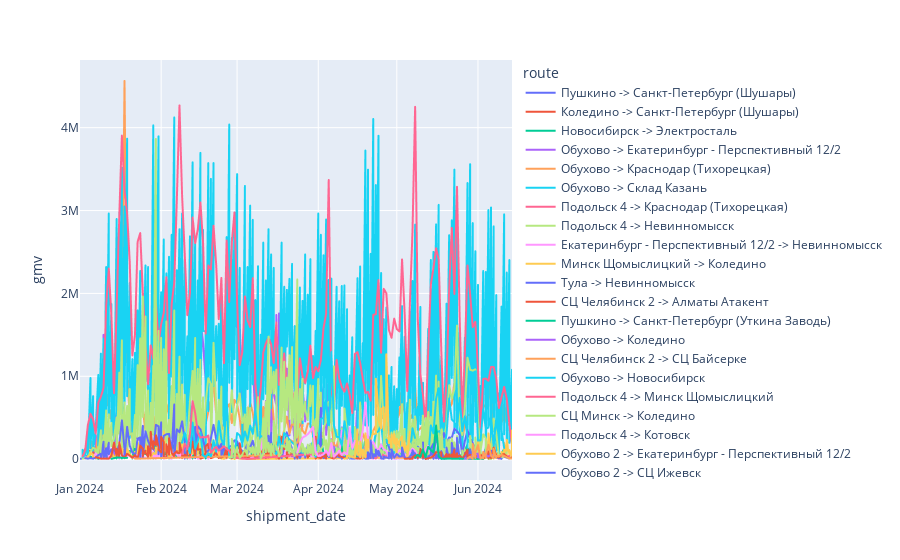

Source (notebook cell):
### Code cell
d = pd.read_csv("grouped_data_full_1.csv")
#d = d[~d["transit_office_id"].isin([130744, 211622, 120762, 507, 206236, 159402, 1733, 207743, 117393, 210127, 117986])]
#d = d[~d["transit_office_id"].isin([218210, 301229])] #большие
d = d[(d["shipment_date"] >= "2023-10-15")]

### Figure 1 — Plotly figure (JSON) as saved in the notebook; plotly's stock layout.template omitted (floating-point values rounded to 4 significant figures; data arrays with more than 128 entries replaced by an {"elided": "..."} marker saying what was removed)
{"data": [{"hovertemplate": "route=Пушкино -> Санкт-Петербург (Шушары)<br>shipment_date=%{x}<br>gmv=%{y}<extra></extra>", "legendgroup": "Пушкино -> Санкт-Петербург (Шушары)", "line": {"color": "#636efa", "dash": "solid"}, "marker": {"symbol": "circle"}, "mode": "lines", "name": "Пушкино -> Санкт-Петербург (Шушары)", "showlegend": true, "type": "scattergl", "x": ["2024-01-01", "2024-01-02", "2024-01-03", "2024-01-04", "2024-01-05", "2024-01-06", "2024-01-06", "2024-01-07", "2024-01-08", "2024-01-08", "2024-01-09", "2024-01-09", "2024-01-10", "2024-01-10", "2024-01-11", "2024-01-11", "2024-01-12", "2024-01-12"], "xaxis": "x", "y": [4000, 8000, 92000, 112000, 92000, 144000, 12000, 144000, 296000, 4000, 312000, 32000, 388000, 48000, 480000, 84000, 72000, 28000], "yaxis": "y"}, {"hovertemplate": "route=Коледино -> Санкт-Петербург (Шушары)<br>shipment_date=%{x}<br>gmv=%{y}<extra></extra>", "legendgroup": "Коледино -> Санкт-Петербург (Шушары)", "line": {"color": "#EF553B", "dash": "solid"}, "marker": {"symbol": "circle"}, "mode": "lines", "name": "Коледино -> Санкт-Петербург (Шушары)", "showlegend": true, "type": "scattergl", "x": ["2024-01-02", "2024-01-03", "2024-01-04", "2024-01-05", "2024-01-06", "2024-01-06", "2024-01-07", "2024-01-08", "2024-01-08", "2024-01-09", "2024-01-09", "2024-01-10", "2024-01-10", "2024-01-11", "2024-01-11", "2024-01-12"], "xaxis": "x", "y": [20000, 125000, 115000, 90000, 150000, 15000, 90000, 305000, 15000, 465000, 15000, 460000, 10000, 600000, 50000, 25000], "yaxis": "y"}, {"hovertemplate": "route=Новосибирск -> Электросталь<br>shipment_date=%{x}<br>gmv=%{y}<extra></extra>", "legendgroup": "Новосибирск -> Электросталь", "line": {"color": "#00cc96", "dash": "solid"}, "marker": {"symbol": "circle"}, "mode": "lines", "name": "Новосибирск -> Электросталь", "showlegend": true, "type": "scattergl", "x": {"elided": "281 str values"}, "xaxis": "x", "y": {"elided": "281 float values"}, "yaxis": "y"}, {"hovertemplate": "route=Обухово -> Екатеринбург - Перспективный 12/2<br>shipment_date=%{x}<br>gmv=%{y}<extra></extra>", "legendgroup": "Обухово -> Екатеринбург - Перспективный 12/2", "line": {"color": "#ab63fa", "dash": "solid"}, "marker": {"symbol": "circle"}, "mode": "lines", "name": "Обухово -> Екатеринбург - Перспективный 12/2", "showlegend": true, "type": "scattergl", "x": {"elided": "148 str values"}, "xaxis": "x", "y": {"elided": "148 int values"}, "yaxis": "y"}, {"hovertemplate": "route=Обухово -> Краснодар (Тихорецкая)<br>shipment_date=%{x}<br>gmv=%{y}<extra></extra>", "legendgroup": "Обухово -> Краснодар (Тихорецкая)", "line": {"color": "#FFA15A", "dash": "solid"}, "marker": {"symbol": "circle"}, "mode": "lines", "name": "Обухово -> Краснодар (Тихорецкая)", "showlegend": true, "type": "scattergl", "x": {"elided": "164 str values"}, "xaxis": "x", "y": {"elided": "164 int values"}, "yaxis": "y"}, {"hovertemplate": "route=Обухово -> Склад Казань<br>shipment_date=%{x}<br>gmv=%{y}<extra></extra>", "legendgroup": "Обухово -> Склад Казань", "line": {"color": "#19d3f3", "dash": "solid"}, "marker": {"symbol": "circle"}, "mode": "lines", "name": "Обухово -> Склад Казань", "showlegend": true, "type": "scattergl", "x": {"elided": "328 str values"}, "xaxis": "x", "y": {"elided": "328 int values"}, "yaxis": "y"}, {"hovertemplate": "route=Подольск 4 -> Краснодар (Тихорецкая)<br>shipment_date=%{x}<br>gmv=%{y}<extra></extra>", "legendgroup": "Подольск 4 -> Краснодар (Тихорецкая)", "line": {"color": "#FF6692", "dash": "solid"}, "marker": {"symbol": "circle"}, "mode": "lines", "name": "Подольск 4 -> Краснодар (Тихорецкая)", "showlegend": true, "type": "scattergl", "x": {"elided": "165 str values"}, "xaxis": "x", "y": {"elided": "165 float values"}, "yaxis": "y"}, {"hovertemplate": "route=Подольск 4 -> Невинномысск<br>shipment_date=%{x}<br>gmv=%{y}<extra></extra>", "legendgroup": "Подольск 4 -> Невинномысск", "line": {"color": "#B6E880", "dash": "solid"}, "marker": {"symbol": "circle"}, "mode": "lines", "name": "Подольск 4 -> Невинномысск", "showlegend": true, "type": "scattergl", "x": {"elided": "280 str values"}, "xaxis": "x", "y": {"elided": "280 int values"}, "yaxis": "y"}, {"hovertemplate": "route=Екатеринбург - Перспективный 12/2 -> Невинномысск<br>shipment_date=%{x}<br>gmv=%{y}<extra></extra>", "legendgroup": "Екатеринбург - Перспективный 12/2 -> Невинномысск", "line": {"color": "#FF97FF", "dash": "solid"}, "marker": {"symbol": "circle"}, "mode": "lines", "name": "Екатеринбург - Перспективный 12/2 -> Невинномысск", "showlegend": true, "type": "scattergl", "x": {"elided": "148 str values"}, "xaxis": "x", "y": {"elided": "148 float values"}, "yaxis": "y"}, {"hovertemplate": "route=Минск Щомыслицкий -> Коледино<br>shipment_date=%{x}<br>gmv=%{y}<extra></extra>", "legendgroup": "Минск Щомыслицкий -> Коледино", "line": {"color": "#FECB52", "dash": "solid"}, "marker": {"symbol": "circle"}, "mode": "lines", "name": "Минск Щомыслицкий -> Коледино", "showlegend": true, "type": "scattergl", "x": {"elided": "163 str values"}, "xaxis": "x", "y": {"elided": "163 int values"}, "yaxis": "y"}, {"hovertemplate": "route=Тула -> Невинномысск<br>shipment_date=%{x}<br>gmv=%{y}<extra></extra>", "legendgroup": "Тула -> Невинномысск", "line": {"color": "#636efa", "dash": "solid"}, "marker": {"symbol": "circle"}, "mode": "lines", "name": "Тула -> Невинномысск", "showlegend": true, "type": "scattergl", "x": {"elided": "220 str values"}, "xaxis": "x", "y": {"elided": "220 int values"}, "yaxis": "y"}, {"hovertemplate": "route=СЦ Челябинск 2 -> Алматы Атакент<br>shipment_date=%{x}<br>gmv=%{y}<extra></extra>", "legendgroup": "СЦ Челябинск 2 -> Алматы Атакент", "line": {"color": "#EF553B", "dash": "solid"}, "marker": {"symbol": "circle"}, "mode": "lines", "name": "СЦ Челябинск 2 -> Алматы Атакент", "showlegend": true, "type": "scattergl", "x": {"elided": "160 str values"}, "xaxis": "x", "y": {"elided": "160 int values"}, "yaxis": "y"}, {"hovertemplate": "route=Пушкино -> Санкт-Петербург (Уткина Заводь)<br>shipment_date=%{x}<br>gmv=%{y}<extra></extra>", "legendgroup": "Пушкино -> Санкт-Петербург (Уткина Заводь)", "line": {"color": "#00cc96", "dash": "solid"}, "marker": {"symbol": "circle"}, "mode": "lines", "name": "Пушкино -> Санкт-Петербург (Уткина Заводь)", "showlegend": true, "type": "scattergl", "x": ["2024-01-13", "2024-01-15", "2024-01-18", "2024-01-19"], "xaxis": "x", "y": [4000, 20000, 16000, 16000], "yaxis": "y"}, {"hovertemplate": "route=Обухово -> Коледино<br>shipment_date=%{x}<br>gmv=%{y}<extra></extra>", "legendgroup": "Обухово -> Коледино", "line": {"color": "#ab63fa", "dash": "solid"}, "marker": {"symbol": "circle"}, "mode": "lines", "name": "Обухово -> Коледино", "showlegend": true, "type": "scattergl", "x": ["2024-01-18"], "xaxis": "x", "y": [84000], "yaxis": "y"}, {"hovertemplate": "route=СЦ Челябинск 2 -> СЦ Байсерке<br>shipment_date=%{x}<br>gmv=%{y}<extra></extra>", "legendgroup": "СЦ Челябинск 2 -> СЦ Байсерке", "line": {"color": "#FFA15A", "dash": "solid"}, "marker": {"symbol": "circle"}, "mode": "lines", "name": "СЦ Челябинск 2 -> СЦ Байсерке", "showlegend": true, "type": "scattergl", "x": ["2024-01-22", "2024-01-23", "2024-03-15", "2024-03-16", "2024-03-20", "2024-03-23", "2024-03-24", "2024-03-26"], "xaxis": "x", "y": [6000, 6000, 48000, 6000, 258000, 198000, 198000, 414000], "yaxis": "y"}, {"hovertemplate": "route=Обухово -> Новосибирск<br>shipment_date=%{x}<br>gmv=%{y}<extra></extra>", "legendgroup": "Обухово -> Новосибирск", "line": {"color": "#19d3f3", "dash": "solid"}, "marker": {"symbol": "circle"}, "mode": "lines", "name": "Обухово -> Новосибирск", "showlegend": true, "type": "scattergl", "x": ["2024-02-09", "2024-02-10", "2024-02-11", "2024-02-12", "2024-02-13", "2024-02-14", "2024-02-15", "2024-02-16", "2024-02-17", "2024-02-18", "2024-02-19", "2024-02-20", "2024-02-21", "2024-02-22", "2024-02-23", "2024-02-24", "2024-02-25", "2024-02-26", "2024-02-27", "2024-02-29", "2024-03-01", "2024-03-02", "2024-03-03", "2024-03-04", "2024-03-05", "2024-03-06", "2024-03-07", "2024-03-08", "2024-03-09", "2024-03-10", "2024-03-11", "2024-03-12", "2024-03-13", "2024-03-14", "2024-03-15", "2024-03-16", "2024-03-17", "2024-03-18", "2024-03-19", "2024-03-20", "2024-03-21", "2024-03-27", "2024-03-28", "2024-03-29", "2024-03-30", "2024-03-31", "2024-04-01", "2024-04-02", "2024-04-03", "2024-04-04", "2024-04-05", "2024-04-06", "2024-04-07", "2024-04-08", "2024-04-09", "2024-04-10", "2024-04-11", "2024-04-12", "2024-04-13", "2024-04-14", "2024-04-15", "2024-04-16", "2024-04-17", "2024-04-18", "2024-04-19", "2024-04-20", "2024-04-21", "2024-04-22", "2024-04-23", "2024-04-24", "2024-04-25", "2024-04-26", "2024-04-27", "2024-04-28", "2024-04-29", "2024-04-30", "2024-05-01", "2024-05-02", "2024-05-03", "2024-05-04", "2024-05-06", "2024-05-07", "2024-05-08", "2024-05-09", "2024-05-10", "2024-05-11", "2024-05-12", "2024-05-13", "2024-05-14", "2024-05-15", "2024-05-16", "2024-05-17", "2024-05-18", "2024-05-19", "2024-05-20", "2024-05-21", "2024-05-22", "2024-05-23", "2024-05-24", "2024-05-25", "2024-05-26", "2024-05-27", "2024-05-28", "2024-05-29", "2024-05-30", "2024-05-31", "2024-06-01", "2024-06-02", "2024-06-03", "2024-06-04", "2024-06-05", "2024-06-06", "2024-06-07", "2024-06-08", "2024-06-09", "2024-06-10", "2024-06-11"], "xaxis": "x", "y": [198000, 324000, 180000, 72000, 441000, 126000, 225000, 324000, 45000, 27000, 72000, 36000, 225000, 90000, 459000, 243000, 162000, 765000, 18000, 27000, 315000, 288000, 189000, 333000, 225000, 405000, 306000, 594000, 225000, 279000, 270000, 198000, 117000, 108000, 81000, 63000, 270000, 108000, 315000, 279000, 234000, 45000, 81000, 144000, 213300, 27000, 225000, 486000, 499500, 717300, 326520, 1291500, 405900, 269550, 267300, 166950, 457020, 277200, 80550, 139950, 95850, 223650, 282330, 81000, 62370, 189900, 129870, 136170, 322470, 334890, 431100, 145800, 235170, 176310, 277470, 79200, 35100, 124020, 238950, 70650, 61650, 372690, 247320, 43650, 112140, 79740, 54000, 36000, 407250, 312120, 730710, 856170, 250200, 112320, 306720, 732150, 478530, 446850, 372690, 739620, 338310, 515520, 249930, 191250, 660870, 1059300, 223560, 228780, 603630, 365490, 380610, 520830, 148770, 506610, 513270, 349020, 135000], "yaxis": "y"}, {"hovertemplate": "route=Подольск 4 -> Минск Щомыслицкий<br>shipment_date=%{x}<br>gmv=%{y}<extra></extra>", "legendgroup": "Подольск 4 -> Минск Щомыслицкий", "line": {"color": "#FF6692", "dash": "solid"}, "marker": {"symbol": "circle"}, "mode": "lines", "name": "Подольск 4 -> Минск Щомыслицкий", "showlegend": true, "type": "scattergl", "x": ["2024-02-09", "2024-02-10", "2024-02-11", "2024-02-12", "2024-02-13", "2024-02-14", "2024-02-15", "2024-02-16", "2024-02-17", "2024-02-18", "2024-02-19", "2024-02-20", "2024-02-21", "2024-02-22", "2024-02-23", "2024-02-25", "2024-02-26", "2024-02-27", "2024-02-28", "2024-03-01", "2024-03-05", "2024-04-04", "2024-04-05", "2024-04-06", "2024-04-07", "2024-04-08", "2024-04-09", "2024-04-10", "2024-04-11", "2024-04-12", "2024-04-13", "2024-04-14", "2024-04-15", "2024-04-16", "2024-04-17", "2024-04-18", "2024-04-19", "2024-04-20", "2024-04-21", "2024-04-22", "2024-04-23", "2024-04-24", "2024-04-25", "2024-04-26", "2024-04-27", "2024-05-30", "2024-05-31", "2024-06-01", "2024-06-02", "2024-06-03", "2024-06-05", "2024-06-06", "2024-06-07", "2024-06-08", "2024-06-09", "2024-06-10", "2024-06-11", "2024-06-13"], "xaxis": "x", "y": [60000, 182400, 122400, 304800, 698400, 554400, 316800, 259200, 268800, 261600, 285600, 79200, 117600, 148800, 103200, 156000, 122400, 100800, 45600, 14400, 2400, 75465, 111780, 102060, 15741, 87021, 67500, 59805, 95445, 202122, 39015, 37800, 71523, 49005, 57915, 44550, 60561, 18063, 24300, 19845, 7371, 43200, 94500, 39420, 34992, 2700, 9990, 7911, 21033, 43794, 15660, 45900, 25245, 21060, 5265, 46251, 31941, 37665], "yaxis": "y"}, {"hovertemplate": "route=СЦ Минск -> Коледино<br>shipment_date=%{x}<br>gmv=%{y}<extra></extra>", "legendgroup": "СЦ Минск -> Коледино", "line": {"color": "#B6E880", "dash": "solid"}, "marker": {"symbol": "circle"}, "mode": "lines", "name": "СЦ Минск -> Коледино", "showlegend": true, "type": "scattergl", "x": {"elided": "203 str values"}, "xaxis": "x", "y": {"elided": "203 int values"}, "yaxis": "y"}, {"hovertemplate": "route=Подольск 4 -> Котовск<br>shipment_date=%{x}<br>gmv=%{y}<extra></extra>", "legendgroup": "Подольск 4 -> Котовск", "line": {"color": "#FF97FF", "dash": "solid"}, "marker": {"symbol": "circle"}, "mode": "lines", "name": "Подольск 4 -> Котовск", "showlegend": true, "type": "scattergl", "x": ["2024-03-24", "2024-03-25", "2024-03-26", "2024-03-27", "2024-03-28", "2024-03-29", "2024-03-30", "2024-03-31", "2024-04-01", "2024-04-02", "2024-04-03", "2024-04-04", "2024-04-05", "2024-04-06", "2024-04-07", "2024-04-08", "2024-04-09", "2024-04-10", "2024-04-11", "2024-04-12", "2024-04-13", "2024-04-14", "2024-04-15", "2024-04-16", "2024-04-17", "2024-04-18", "2024-04-19", "2024-04-20", "2024-04-21", "2024-04-22", "2024-04-23", "2024-04-24", "2024-04-25", "2024-04-26", "2024-04-27", "2024-04-28", "2024-04-29", "2024-04-30", "2024-05-01", "2024-05-02", "2024-05-03", "2024-05-04", "2024-05-05", "2024-05-06", "2024-05-07", "2024-05-08", "2024-05-09", "2024-05-10", "2024-05-11", "2024-05-12", "2024-05-13", "2024-05-14", "2024-05-15", "2024-05-16", "2024-05-17"], "xaxis": "x", "y": [78000, 192000, 260000, 278000, 302000, 338000, 388000, 92000, 36000, 44000, 60000, 103820, 45700, 194000, 34000, 58600, 102000, 50000, 81660, 44900, 380740, 127800, 219920, 210980, 175200, 343140, 683180, 245680, 162200, 211940, 127600, 108000, 174720, 115500, 102600, 18000, 73020, 46700, 64000, 111200, 76800, 63920, 30940, 83500, 128560, 99540, 39500, 40800, 26720, 115060, 160200, 51400, 34000, 55600, 13300], "yaxis": "y"}, {"hovertemplate": "route=Обухово 2 -> Екатеринбург - Перспективный 12/2<br>shipment_date=%{x}<br>gmv=%{y}<extra></extra>", "legendgroup": "Обухово 2 -> Екатеринбург - Перспективный 12/2", "line": {"color": "#FECB52", "dash": "solid"}, "marker": {"symbol": "circle"}, "mode": "lines", "name": "Обухово 2 -> Екатеринбург - Перспективный 12/2", "showlegend": true, "type": "scattergl", "x": ["2024-04-11", "2024-04-12", "2024-04-12", "2024-04-13", "2024-04-15", "2024-04-15", "2024-04-16", "2024-04-16", "2024-04-17", "2024-04-17", "2024-04-18", "2024-04-18", "2024-04-19", "2024-04-19", "2024-04-20", "2024-04-20", "2024-04-21", "2024-04-21", "2024-04-22", "2024-04-22", "2024-04-23", "2024-04-23", "2024-04-24", "2024-04-24", "2024-04-25", "2024-04-25", "2024-04-26", "2024-04-26", "2024-04-27", "2024-04-27", "2024-04-28", "2024-04-28", "2024-04-29", "2024-04-29", "2024-04-30", "2024-04-30", "2024-05-01", "2024-05-01", "2024-05-02", "2024-05-02", "2024-05-03", "2024-05-03", "2024-05-04", "2024-05-04", "2024-05-05", "2024-05-05", "2024-05-06"], "xaxis": "x", "y": [5100, 10800, 39600, 36000, 17100, 17580, 359100, 78000, 23400, 212160, 11100, 111960, 29100, 311520, 60000, 236100, 95700, 216840, 333600, 300900, 307980, 970740, 565200, 466500, 371520, 606060, 627000, 353700, 567180, 1265760, 195300, 286080, 134580, 300660, 187560, 302580, 83100, 246480, 149640, 213780, 275100, 119400, 214500, 105000, 159600, 5100, 332400], "yaxis": "y"}, {"hovertemplate": "route=Обухово 2 -> СЦ Ижевск<br>shipment_date=%{x}<br>gmv=%{y}<extra></extra>", "legendgroup": "Обухово 2 -> СЦ Ижевск", "line": {"color": "#636efa", "dash": "solid"}, "marker": {"symbol": "circle"}, "mode": "lines", "name": "Обухово 2 -> СЦ Ижевск", "showlegend": true, "type": "scattergl", "x": ["2024-04-20", "2024-04-20", "2024-04-21", "2024-04-21", "2024-04-22", "2024-04-22", "2024-04-23", "2024-04-23", "2024-04-24", "2024-04-24", "2024-04-25", "2024-04-25", "2024-04-26", "2024-04-26", "2024-04-27", "2024-04-27", "2024-04-28", "2024-04-28", "2024-04-29", "2024-04-29", "2024-04-30", "2024-04-30", "2024-05-01", "2024-05-02", "2024-05-02", "2024-05-03", "2024-05-03", "2024-05-04", "2024-05-05", "2024-05-06", "2024-05-06", "2024-05-07", "2024-05-07", "2024-05-08", "2024-05-08", "2024-05-09", "2024-05-09", "2024-05-10", "2024-05-11", "2024-05-11", "2024-05-12", "2024-05-13", "2024-05-13", "2024-05-14", "2024-05-14", "2024-05-15", "2024-05-15", "2024-05-16", "2024-05-16", "2024-05-17", "2024-05-17", "2024-05-18", "2024-05-18", "2024-05-19", "2024-05-19", "2024-05-20", "2024-05-20", "2024-05-21", "2024-05-21", "2024-05-22", "2024-05-22", "2024-05-23", "2024-05-23", "2024-05-24", "2024-05-24", "2024-05-25", "2024-05-25", "2024-05-26", "2024-05-26", "2024-05-27", "2024-05-27", "2024-05-28", "2024-05-28", "2024-05-29", "2024-05-29", "2024-05-30", "2024-05-30", "2024-05-31", "2024-06-01", "2024-06-04", "2024-06-10"], "xaxis": "x", "y": [8800, 83160, 12892, 226160, 12980, 61600, 34760, 114620, 43340, 100320, 21252, 8800, 4092, 30800, 17380, 22000, 8492, 80520, 4400, 117744, 22000, 17160, 62040, 32560, 31020, 38544, 140800, 17072, 8492, 26400, 17600, 4400, 108020, 34276, 70840, 4400, 28160, 46640, 34760, 24772, 22000, 4400, 33220, 52800, 120648, 4400, 178420, 8800, 58960, 4400, 68244, 4092, 96800, 4400, 4092, 4400, 139040, 8800, 32780, 12672, 196372, 12584, 130548, 8580, 256036, 8800, 39600, 4400, 21120, 30800, 76120, 16280, 108680, 4400, 119196, 4400, 17600, 17600, 4400, 52800, 4400], "yaxis": "y"}, {"hovertemplate": "route=СЦ Минск -> Тула<br>shipment_date=%{x}<br>gmv=%{y}<extra></extra>", "legendgroup": "СЦ Минск -> Тула", "line": {"color": "#EF553B", "dash": "solid"}, "marker": {"symbol": "circle"}, "mode": "lines", "name": "СЦ Минск -> Тула", "showlegend": true, "type": "scattergl", "x": ["2024-05-04", "2024-05-05", "2024-05-05", "2024-05-06", "2024-05-06", "2024-05-07", "2024-05-07", "2024-05-08", "2024-05-08", "2024-05-09", "2024-05-10", "2024-05-10", "2024-05-11", "2024-05-11", "2024-05-12", "2024-05-12", "2024-05-13", "2024-05-14", "2024-05-15", "2024-05-16", "2024-05-17", "2024-05-18", "2024-05-18", "2024-05-19", "2024-05-20", "2024-05-20", "2024-05-21", "2024-05-21", "2024-05-22", "2024-05-22", "2024-05-23", "2024-05-23", "2024-05-24", "2024-05-24", "2024-05-25", "2024-05-26", "2024-05-26", "2024-05-27", "2024-05-28", "2024-05-28", "2024-05-29", "2024-05-29", "2024-05-30", "2024-05-31", "2024-05-31", "2024-06-01", "2024-06-02", "2024-06-03", "2024-06-03", "2024-06-04", "2024-06-05", "2024-06-05", "2024-06-06", "2024-06-06", "2024-06-07", "2024-06-08", "2024-06-09", "2024-06-10", "2024-06-11", "2024-06-12", "2024-06-13", "2024-06-14"], "xaxis": "x", "y": [5000, 5000, 7500, 4825, 2500, 7325, 20000, 47500, 41000, 15000, 86175, 122500, 17250, 97375, 14750, 2500, 10000, 20000, 37750, 84650, 80000, 82500, 12500, 15000, 62200, 7500, 57500, 27500, 57150, 5000, 114450, 12500, 71150, 20000, 45000, 10000, 7500, 55000, 115000, 7500, 52500, 47500, 49825, 72075, 40000, 34875, 45000, 49825, 2500, 42200, 92600, 9250, 46650, 12500, 139375, 42200, 17500, 52500, 62025, 32250, 7500, 20000], "yaxis": "y"}, {"hovertemplate": "route=Обухово 2 -> Склад Казань<br>shipment_date=%{x}<br>gmv=%{y}<extra></extra>", "legendgroup": "Обухово 2 -> Склад Казань", "line": {"color": "#00cc96", "dash": "solid"}, "marker": {"symbol": "circle"}, "mode": "lines", "name": "Обухово 2 -> Склад Казань", "showlegend": true, "type": "scattergl", "x": ["2024-05-08", "2024-05-09", "2024-05-10", "2024-05-11", "2024-05-12", "2024-05-13", "2024-05-14", "2024-05-15", "2024-05-16", "2024-05-17", "2024-05-18", "2024-05-19", "2024-05-20", "2024-05-22", "2024-05-23", "2024-05-24", "2024-06-03"], "xaxis": "x", "y": [20400, 53580, 24000, 120000, 23580, 150000, 107880, 81900, 406020, 33240, 5580, 5580, 6000, 5700, 5700, 5100, 5400], "yaxis": "y"}, {"hovertemplate": "route=СЦ Челябинск 2 -> Электросталь<br>shipment_date=%{x}<br>gmv=%{y}<extra></extra>", "legendgroup": "СЦ Челябинск 2 -> Электросталь", "line": {"color": "#ab63fa", "dash": "solid"}, "marker": {"symbol": "circle"}, "mode": "lines", "name": "СЦ Челябинск 2 -> Электросталь", "showlegend": true, "type": "scattergl", "x": ["2024-05-27", "2024-05-28", "2024-05-29", "2024-05-29", "2024-05-30", "2024-06-01", "2024-06-01", "2024-06-03", "2024-06-03", "2024-06-05", "2024-06-06", "2024-06-07"], "xaxis": "x", "y": [7000, 6510, 27650, 7000, 56000, 67200, 21000, 14000, 76650, 32830, 49000, 49000], "yaxis": "y"}, {"hovertemplate": "route=Обухово -> СЦ Ижевск<br>shipment_date=%{x}<br>gmv=%{y}<extra></extra>", "legendgroup": "Обухово -> СЦ Ижевск", "line": {"color": "#FFA15A", "dash": "solid"}, "marker": {"symbol": "circle"}, "mode": "lines", "name": "Обухово -> СЦ Ижевск", "showlegend": true, "type": "scattergl", "x": ["2024-05-28", "2024-05-29", "2024-05-30", "2024-05-30", "2024-05-31", "2024-05-31", "2024-06-01", "2024-06-02", "2024-06-02", "2024-06-03", "2024-06-03", "2024-06-04", "2024-06-04", "2024-06-05", "2024-06-06", "2024-06-07", "2024-06-07", "2024-06-08", "2024-06-08", "2024-06-09", "2024-06-10", "2024-06-13", "2024-06-14"], "xaxis": "x", "y": [8360, 30360, 4400, 182160, 12892, 80300, 169136, 8492, 23892, 12892, 87560, 16852, 51920, 173360, 43384, 8360, 124872, 12320, 39160, 33088, 52800, 8800, 8492], "yaxis": "y"}], "layout": {"autosize": true, "legend": {"title": {"text": "route"}, "tracegroupgap": 0}, "margin": {"t": 60}, "xaxis": {"anchor": "y", "autorange": true, "domain": [0, 1], "range": ["2024-01-01", "2024-06-14"], "title": {"text": "shipment_date"}, "type": "date"}, "yaxis": {"anchor": "x", "autorange": true, "domain": [0, 1], "range": [-251400.0, 4816000.0], "title": {"text": "gmv"}, "type": "linear"}}}
